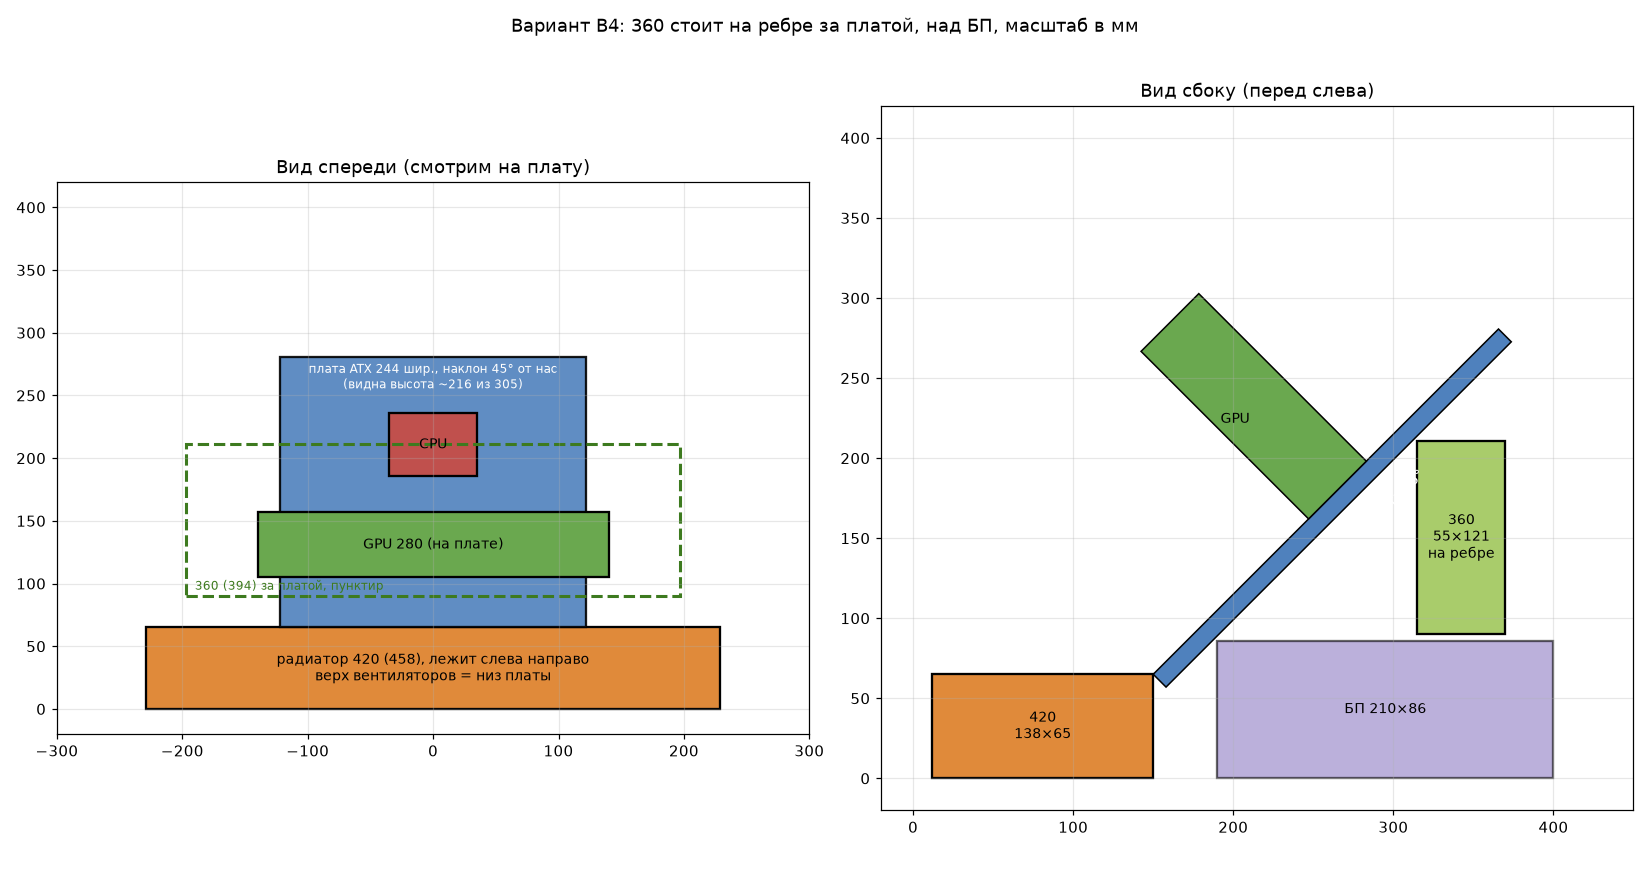

Write Python code to recreate this figure.
import matplotlib; matplotlib.use("Agg")
import matplotlib.pyplot as plt
from matplotlib.patches import Rectangle, Polygon
import math
c=math.cos(math.radians(45))
L=305; W=244; B0=65; H=L*c  # board bottom edge height, projected height
fig,(a,b)=plt.subplots(1,2,figsize=(15,8))
def r(ax,x,y,w,h,col,t,**k):
    ax.add_patch(Rectangle((x,y),w,h,fc=col,ec="k",lw=1.5,**k)); ax.text(x+w/2,y+h/2,t,ha="center",va="center",fontsize=9)
# FRONT
r(a,-229,0,458,65,"#e08a3a","радиатор 420 (458), лежит слева направо\nверх вентиляторов = низ платы")
r(a,-122,B0,W,H,"#4f81bd","",alpha=.9)
a.text(0,B0+H-25,"плата ATX 244 шир., наклон 45° от нас\n(видна высота ~216 из 305)",ha="center",fontsize=8,color="w")
r(a,-35,B0+H-95,70,50,"#c0504d","CPU")
r(a,-140,B0+40,280,52,"#6aa84f","GPU 280 (на плате)")
a.add_patch(Rectangle((-197,90),394,121,fc="none",ec="#3d7a1f",lw=2,ls="--")); a.text(-190,95,"360 (394) за платой, пунктир",fontsize=8,color="#3d7a1f")
a.set_title("Вид спереди (смотрим на плату)"); a.set_xlim(-300,300); a.set_ylim(-20,420)
# SIDE
x0=150
a2=b
bx=[x0,x0+H,x0+H+8,x0+8]; by=[B0,B0+H,B0+H-8,B0-8]
a2.add_patch(Polygon(list(zip(bx,by)),fc="#4f81bd",ec="k")); a2.text(x0+H/2+25,B0+H/2-15,"плата 45°",rotation=45,color="w",fontsize=9)
r(a2,x0-138,0,138,65,"#e08a3a","420\n138×65")
r(a2,315,90,55,121,"#a9cc6b","360\n55×121\nна ребре")
# GPU perpendicular to board, mid
gx,gy=x0+H*0.45,B0+H*0.45; n=(-c,c); t=(c,c)
p=[(gx,gy),(gx+t[0]*51,gy+t[1]*51),(gx+t[0]*51+n[0]*148,gy+t[1]*51+n[1]*148),(gx+n[0]*148,gy+n[1]*148)]
a2.add_patch(Polygon(p,fc="#6aa84f",ec="k")); a2.text(gx-55,gy+60,"GPU",fontsize=9)
r(a2,x0+40,0,210,86,"#8e7cc3","БП 210×86",alpha=.6)
a2.annotate("",xy=(x0,B0),xytext=(x0,0),arrowprops=dict(arrowstyle="-",ls="--"))
a2.set_title("Вид сбоку (перед слева)"); a2.set_xlim(-20,450); a2.set_ylim(-20,420)
for ax in (a,b): ax.set_aspect("equal"); ax.grid(alpha=.3)
fig.suptitle("Вариант B4: 360 стоит на ребре за платой, над БП, масштаб в мм")
plt.tight_layout(); plt.savefig("layout_b4.png",dpi=110)
